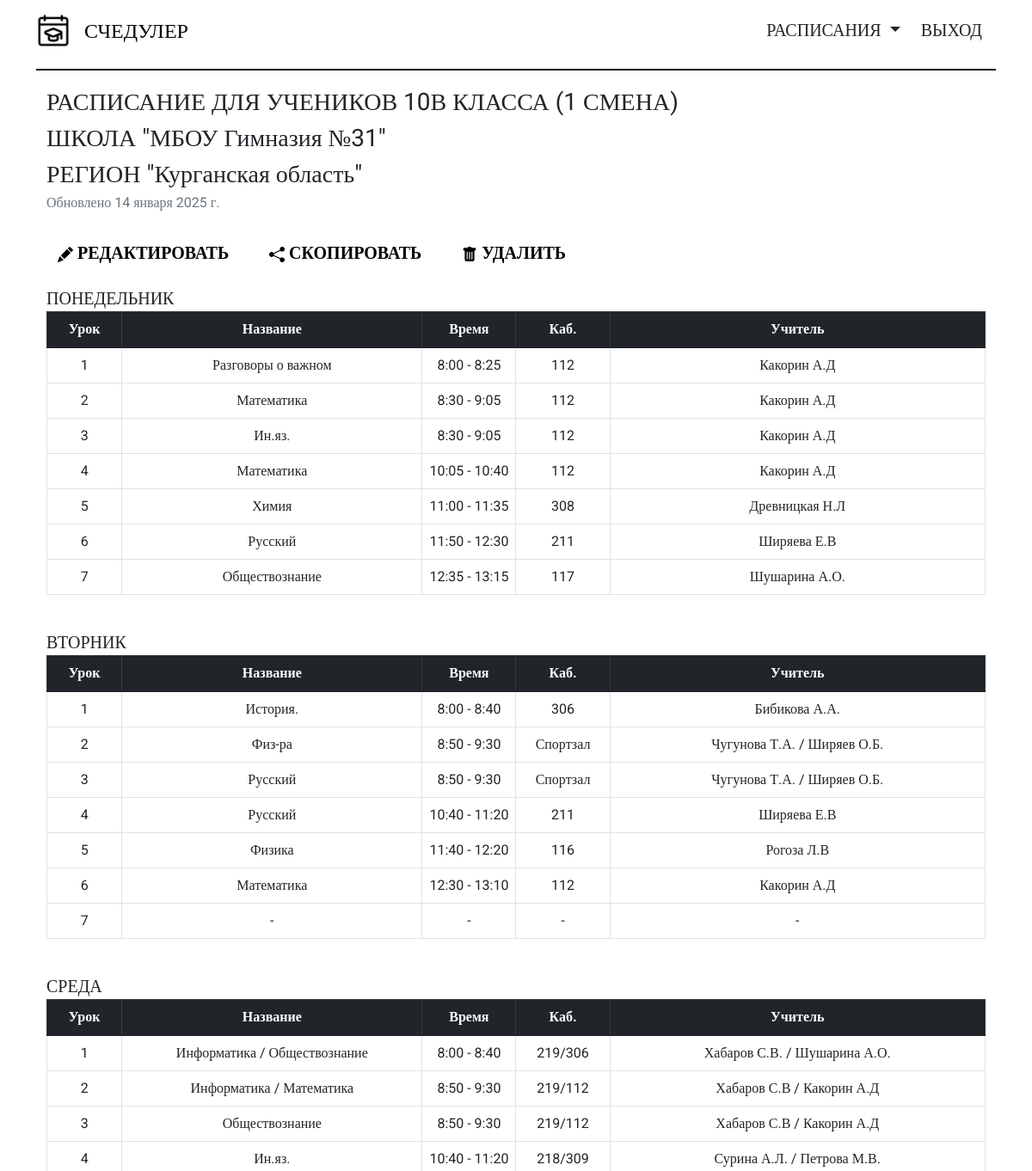
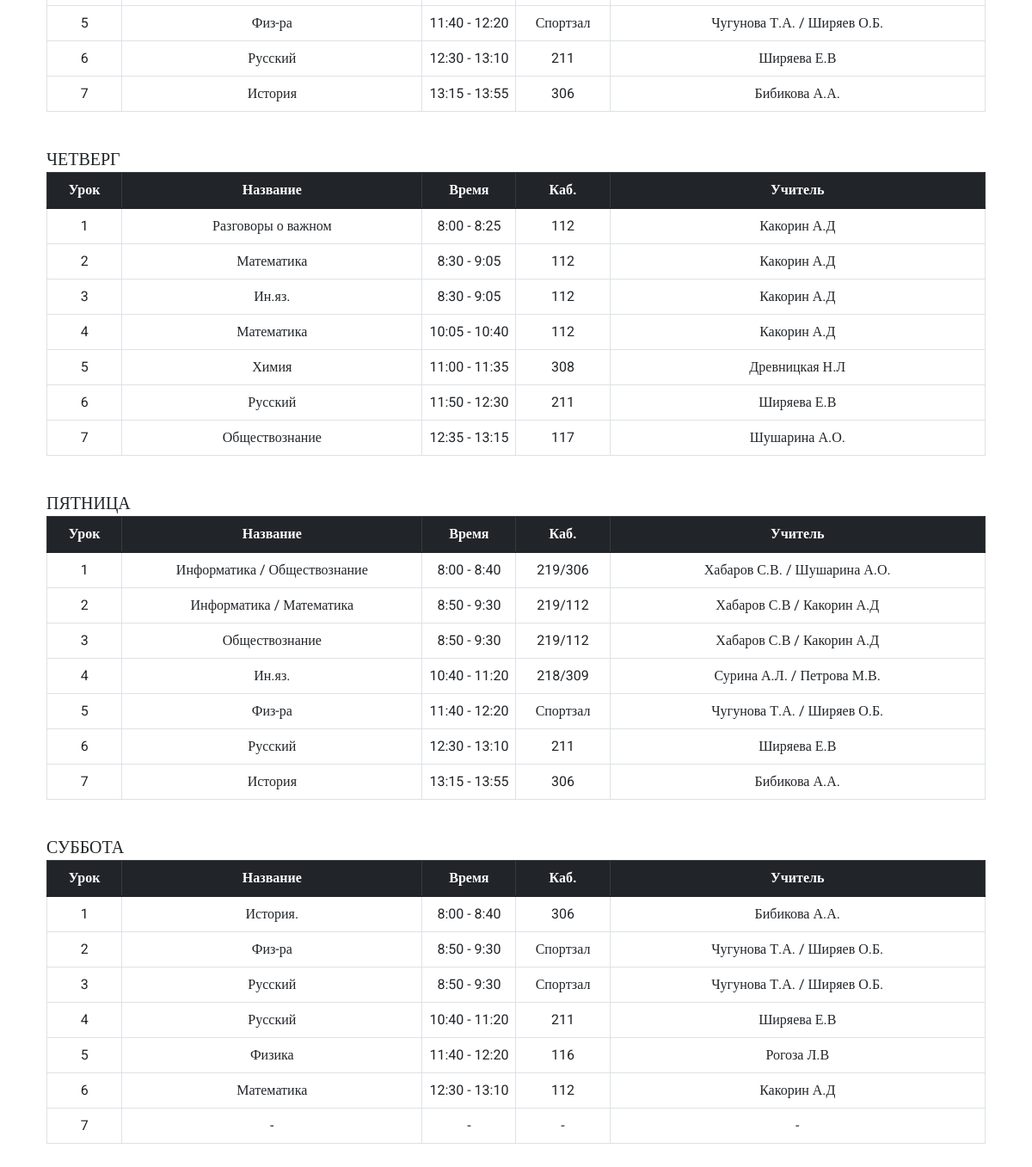
/schedules/detail/5f9f37e44aaf48838419316b9d9f6b13 (signed in), run on the app's committed database (2 pictures, top to bottom).
### schedules/models.py (models this page shows, shortened)
class Schedule(models.Model):
    id = models.UUIDField(default=uuid4, unique=True, primary_key=True)
    creator = models.ForeignKey(User, on_delete=models.CASCADE)
    created = models.DateField(auto_now_add=True)
    updated = models.DateField(auto_now=True)
    schedule = models.JSONField(default=dict)
    class_name = models.CharField(max_length=3)
    school_shift = models.CharField(max_length=100)
    school_name = models.CharField(max_length=100)
    region_name = models.CharField(max_length=100)

### schedules/views.py (the view)
# urls.py: path('detail/<str:pk>', detail_view, name='detail'),
def detail_view(request, pk):
    schedule = Schedule.objects.get(pk=pk)
    if "delete_submit" in request.POST:
        schedule.delete()
        return render(request, 'schedules/delete_success.html')
    context = {
        "updated": schedule.updated,
        "class_name": schedule.class_name,
        "school_shift": schedule.school_shift,
        "school_name": schedule.school_name,
        "region_name": schedule.region_name,
        "schedule": schedule.schedule,
        "schedule_pk": pk,
    }
    return render(request, 'schedules/detail.html', context=context)

### schedules/templates/schedules/detail.html (shortened to what this page needs)
{% extends 'base/base.html' %}
{% load static %}
{% block content %}
<div class="container">
    <div class="row justify-content-center">
        <div class="col-12">
            <div class="fs-3 mt-3 text-dark text-start">
                РАСПИСАНИЕ ДЛЯ УЧЕНИКОВ {{class_name}} КЛАССА ({{school_shift}} СМЕНА)
                <br>
                ШКОЛА "{{school_name}}"
                <br>
                РЕГИОН "{{region_name}}"
            </div>
            <div class="fs-6 mb-4 text-dark text-start text-muted bold">Обновлено {{ updated }}</div>
            <div class="fs-5 my-3 text-dark text-start">
                <a href="{% url 'schedules:edit' schedule_pk %}" class="btn text-decoration-none text-black fw-bold fs-5 me-3">
                    РЕДАКТИРОВАТЬ
                </a>
                <button type="submit" class="btn text-black fw-bold fs-5 me-3" id="copyButton" data-bs-toggle="modal" data-bs-target="#shareModal">
                    <svg xmlns="http://www.w3.org/2000/svg" width="18" height="18" fill="currentColor" class="bi bi-share-fill" viewBox="0 0 16 16">
                        <path d="M11 2.5a2.5 2.5 0 1 1 .603 1.628l-6.718 3.12a2.5 2.5 0 0 1 0 1.504l6.718 3.12a2.5 2.5 0 1 1-.488.876l-6.718-3.12a2.5 2.5 0 1 1 0-3.256l6.718-3.12A2.5 2.5 0 0 1 11 2.5"/>
                    </svg>
                    СКОПИРОВАТЬ
                </button>
                <button type="button" name="delete-submit" class="btn text-black fw-bold fs-5" data-bs-toggle="modal" data-bs-target="#deleteModal">
                    УДАЛИТЬ
                </button>
            </div>
            {% for weekday, lessons in schedule.items %}
            <div class="fs-5 text-dark text-start">{{weekday}}</div>
            <div class="table-responsive mb-4">
                <table class="table table-bordered table-hover text-center">
                    <thead class="table-dark">
                        <tr>
                            <th style="width: 8%">Урок</th>
                            <th style="width: 32%">Название</th>
                            <th style="width: 10%">Время</th>
                            <th style="width: 10%">Каб.</th>
                            <th style="width: 40%">Учитель</th>
                        </tr>
                    </thead>
                    <tbody>
                    {% for lesson in lessons %}
                        <tr>
                            <td style="white-space: nowrap">{{forloop.counter}}</td>
                            <td style="white-space: nowrap">{{lesson.0}}</td>
                            <td style="white-space: nowrap">{{lesson.1}}</td>
                            <td style="white-space: nowrap">{{lesson.2}}</td>
                            <td style="white-space: nowrap">{{lesson.3}}</td>
                        </tr>
                    {% endfor %}
                    </tbody>
                </table>
            </div>
            {% endfor %}
        </div>
    </div>
</div>
{% endblock content%}

### data on the page
Schedule: class_name "10В", school_name "МБОУ Гимназия №31", region_name "Курганская область", updated "14 января 2025 г."

### other printed values
{{ school_shift }} "1"
{{ weekday }} "ПОНЕДЕЛЬНИК" "ВТОРНИК" "СРЕДА" "ЧЕТВЕРГ" "ПЯТНИЦА" "СУББОТА"
{{ lesson.0 }} "Разговоры о важном" "Математика" "Ин.яз." "Математика" "Химия" "Русский" "Обществознание" "История." "Физ-ра" "Русский" "Русский" "Физика" "Математика" "-" "Информатика / Обществознание" "Информатика / Математика" "Обществознание" "Ин.яз." "Физ-ра" "Русский" "История" "Разговоры о важном" "Математика" "Ин.яз." "Математика" "Химия" "Русский" "Обществознание" "Информатика / Обществознание" "Информатика / Математика" "Обществознание" "Ин.яз." "Физ-ра" "Русский" "История" "История." "Физ-ра" "Русский" "Русский" "Физика" "Математика" "-"
{{ lesson.1 }} "8:00 - 8:25" "8:30 - 9:05" "8:30 - 9:05" "10:05 - 10:40" "11:00 - 11:35" "11:50 - 12:30" "12:35 - 13:15" "8:00 - 8:40" "8:50 - 9:30" "8:50 - 9:30" "10:40 - 11:20" "11:40 - 12:20" "12:30 - 13:10" "-" "8:00 - 8:40" "8:50 - 9:30" "8:50 - 9:30" "10:40 - 11:20" "11:40 - 12:20" "12:30 - 13:10" "13:15 - 13:55" "8:00 - 8:25" "8:30 - 9:05" "8:30 - 9:05" "10:05 - 10:40" "11:00 - 11:35" "11:50 - 12:30" "12:35 - 13:15" "8:00 - 8:40" "8:50 - 9:30" "8:50 - 9:30" "10:40 - 11:20" "11:40 - 12:20" "12:30 - 13:10" "13:15 - 13:55" "8:00 - 8:40" "8:50 - 9:30" "8:50 - 9:30" "10:40 - 11:20" "11:40 - 12:20" "12:30 - 13:10" "-"
{{ lesson.2 }} "112" "112" "112" "112" "308" "211" "117" "306" "Спортзал" "Спортзал" "211" "116" "112" "-" "219/306" "219/112" "219/112" "218/309" "Спортзал" "211" "306" "112" "112" "112" "112" "308" "211" "117" "219/306" "219/112" "219/112" "218/309" "Спортзал" "211" "306" "306" "Спортзал" "Спортзал" "211" "116" "112" "-"
{{ lesson.3 }} "Какорин А.Д" "Какорин А.Д" "Какорин А.Д" "Какорин А.Д" "Древницкая Н.Л" "Ширяева Е.В" "Шушарина А.О." "Бибикова А.А." "Чугунова Т.А. / Ширяев О.Б." "Чугунова Т.А. / Ширяев О.Б." "Ширяева Е.В" "Рогоза Л.В" "Какорин А.Д" "-" "Хабаров С.В. / Шушарина А.О." "Хабаров С.В / Какорин А.Д" "Хабаров С.В / Какорин А.Д" "Сурина А.Л. / Петрова М.В." "Чугунова Т.А. / Ширяев О.Б." "Ширяева Е.В" "Бибикова А.А." "Какорин А.Д" "Какорин А.Д" "Какорин А.Д" "Какорин А.Д" "Древницкая Н.Л" "Ширяева Е.В" "Шушарина А.О." "Хабаров С.В. / Шушарина А.О." "Хабаров С.В / Какорин А.Д" "Хабаров С.В / Какорин А.Д" "Сурина А.Л. / Петрова М.В." "Чугунова Т.А. / Ширяев О.Б." "Ширяева Е.В" "Бибикова А.А." "Бибикова А.А." "Чугунова Т.А. / Ширяев О.Б." "Чугунова Т.А. / Ширяев О.Б." "Ширяева Е.В" "Рогоза Л.В" "Какорин А.Д" "-"
